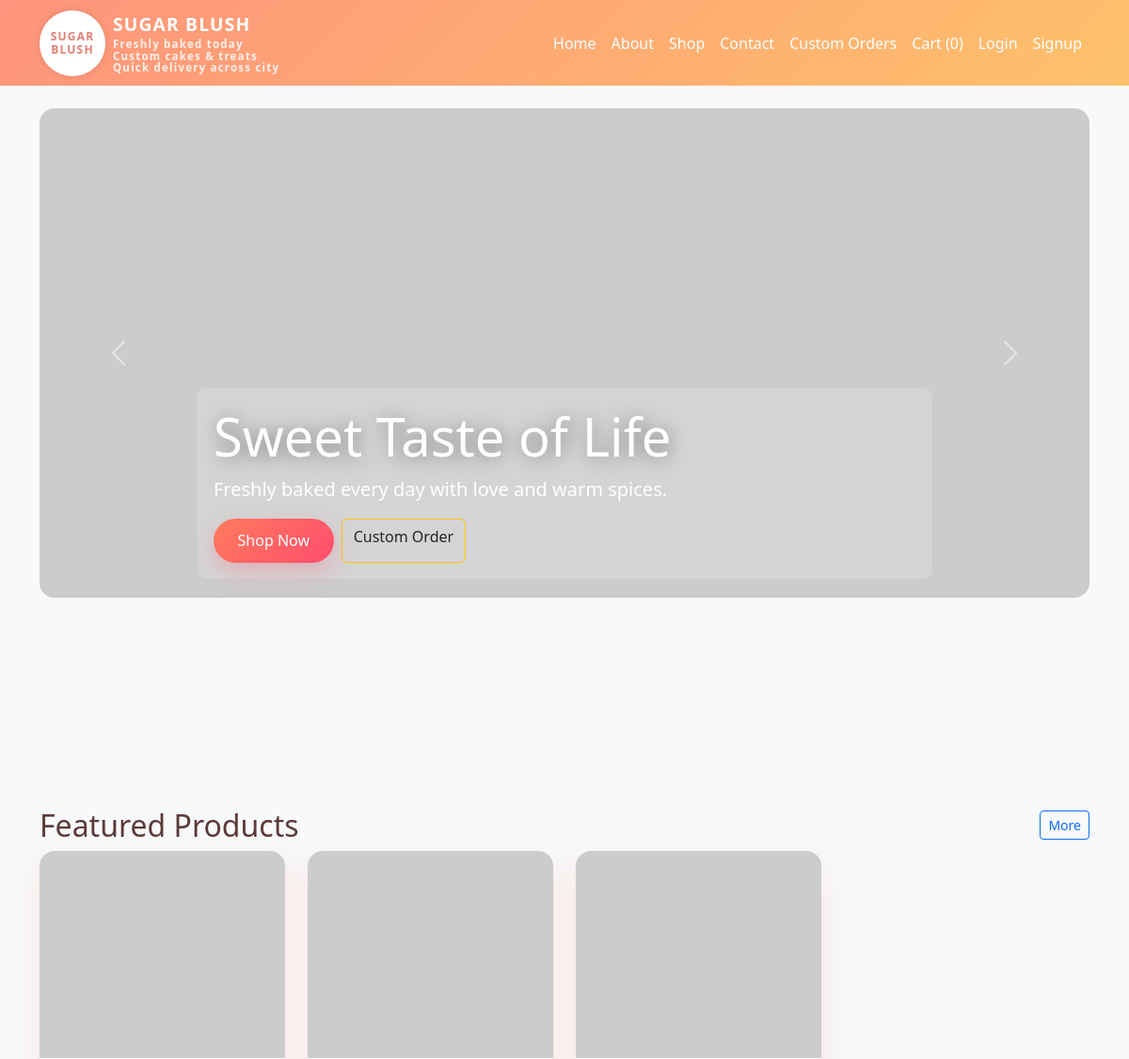
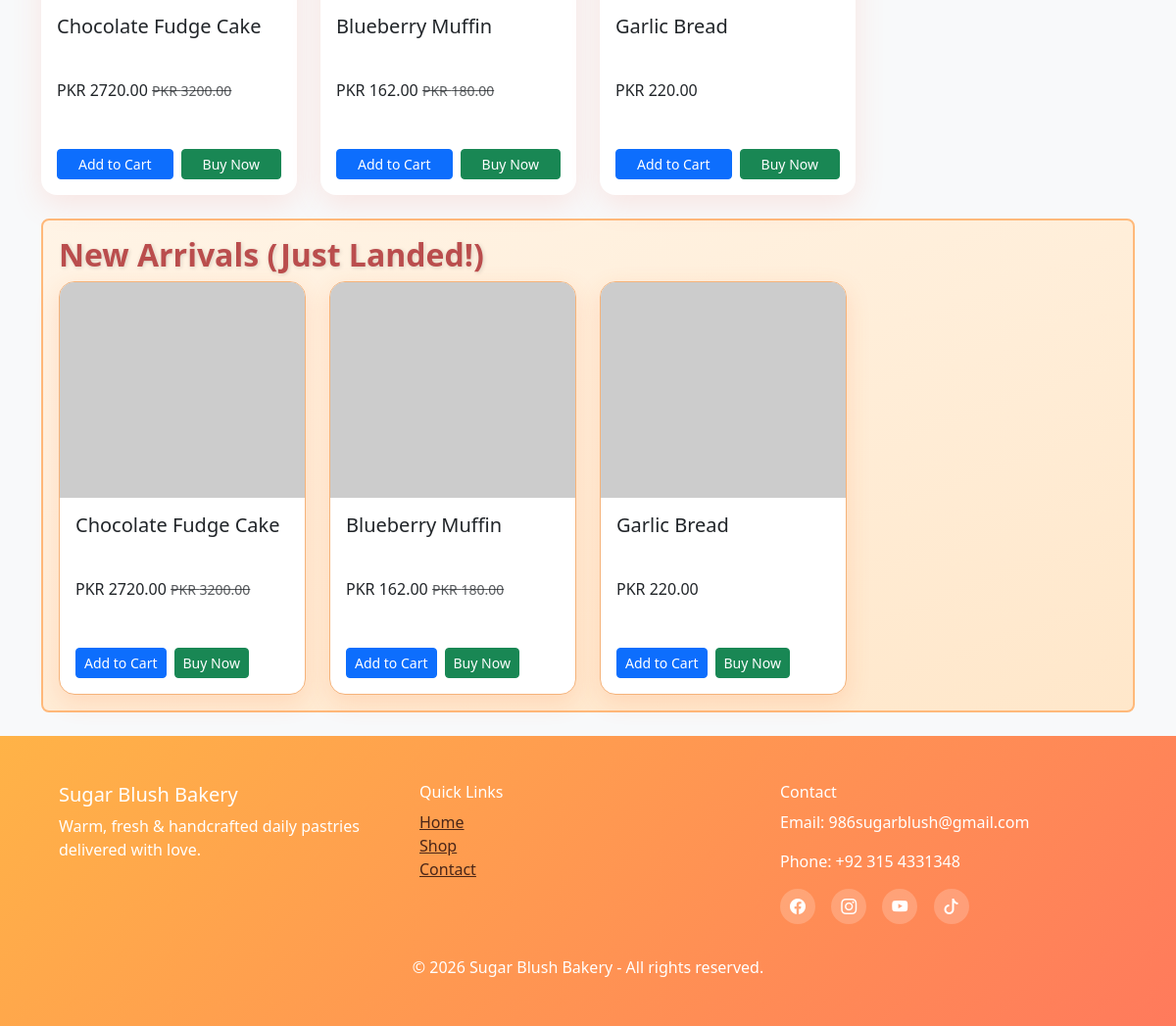
The page / on the database its author committed (2 pictures, top to bottom).
### models.py (models this page shows, shortened)
class PromotionBanner(db.Model):
    id = db.Column(db.Integer, primary_key=True)
    image = db.Column(db.String(255), nullable=False)
    category_id = db.Column(db.Integer, db.ForeignKey('category.id'), nullable=True)
    active = db.Column(db.Boolean, default=True)

class Product(db.Model):
    id = db.Column(db.Integer, primary_key=True)
    name = db.Column(db.String(120), nullable=False)
    description = db.Column(db.Text, nullable=False)
    category_id = db.Column(db.Integer, db.ForeignKey('category.id'), nullable=True)
    image = db.Column(db.String(255), nullable=True)
    price = db.Column(db.Float, nullable=False, default=0.0)
    sale_price = db.Column(db.Float, nullable=False, default=0.0)
    making_cost = db.Column(db.Float, nullable=False, default=0.0)
    discount = db.Column(db.Float, default=0.0)
    stock = db.Column(db.Integer, nullable=False, default=0)
    is_active = db.Column(db.Boolean, nullable=False, default=True)
    created_at = db.Column(db.DateTime, default=datetime.utcnow)
    addons = db.relationship('ProductAddOn', backref='product', lazy=True, cascade='all, delete-orphan')
    @property
    def price_after_discount(self):
        base_price = self.sale_price if self.sale_price is not None and self.sale_price > 0 else self.price
        return float(base_price) * (1 - float(self.discount) / 100)

### app.py (the view, shortened to what this page needs)
@app.route('/')
def home():
    products = Product.query.order_by(Product.created_at.desc()).limit(4).all()
    featured = Product.query.order_by(Product.discount.desc()).limit(4).all()
    due_amount = 0.0
    due_threshold = 0.0
    due_status = ''
    warning_note = None
    return render_template(
        'home.html',
        products=products,
        featured=featured,
        due_amount=due_amount,
        due_threshold=due_threshold,
        due_status=due_status,
        warning_note=warning_note
    )

### templates/home.html (shortened to what this page needs)
{% extends 'base.html' %}
{% block content %}
<div id="promoCarousel" class="carousel slide" data-bs-ride="carousel">
  <div class="carousel-inner">
    {% for banner in promotions %}
    <div class="carousel-item {% if loop.first %}active{% endif %}">
      <a href="{{ url_for('shop') }}" class="d-block">
        <img src="{{ banner.image }}" class="d-block w-100 hero-banner" alt="banner">
      </a>
      <div class="carousel-caption d-none d-md-block text-start">
        <h1 class="display-4 animated-text" style="color:#fff; text-shadow: 2px 2px 20px rgba(0,0,0,.45);">Sweet Taste of Life</h1>
        <p class="lead" style="color:#fff;">Freshly baked every day with love and warm spices.</p>
        <div class="d-flex gap-2">
          <a href="{{ url_for('shop') }}" class="btn btn-gradient">Shop Now</a>
          <a href="{{ url_for('custom_orders') }}" class="btn btn-outline-warning text-dark">Custom Order</a>
        </div>
      </div>
    </div>
    {% endfor %}
  </div>
  <button class="carousel-control-prev" type="button" data-bs-target="#promoCarousel" data-bs-slide="prev">
    <span class="carousel-control-prev-icon"></span>
  </button>
  <button class="carousel-control-next" type="button" data-bs-target="#promoCarousel" data-bs-slide="next">
    <span class="carousel-control-next-icon"></span>
  </button>
</div>
<div class="mt-4">
  <div class="d-flex align-items-center justify-content-between mb-2">
    <h2 class="mb-0">Featured Products</h2>
    <a href="{{ url_for('shop') }}" class="btn btn-outline-primary btn-sm">More</a>
  </div>
  <div class="row">
    {% for p in featured %}
    <div class="col-6 col-sm-4 col-lg-3">
      <div class="card product-card mb-4" onclick="window.location='{{ url_for('product_detail', product_id=p.id) }}';" style="cursor:pointer;">
        <img src="{{ p.image }}" class="card-img-top" alt="{{ p.name }}">
        <div class="card-body">
          <h5 class="card-title">{{ p.name }}</h5>
          <p class="card-text">PKR {{ '%.2f'|format(p.price_after_discount) }}
            {% if p.discount > 0 %}<small class="text-muted text-decoration-line-through">PKR {{ '%.2f'|format(p.sale_price) }}</small>{% endif %}
          </p>
          <div class="d-flex gap-2">
            <form action="{{ url_for('add_to_cart', product_id=p.id) }}" method="post" class="flex-fill" onclick="event.stopPropagation();">
              <button class="btn btn-sm btn-primary w-100" onclick="event.stopPropagation();">Add to Cart</button>
            </form>
            <form action="{{ url_for('buy_now', product_id=p.id) }}" method="post" class="flex-fill" onclick="event.stopPropagation();">
              <button class="btn btn-sm btn-success w-100" onclick="event.stopPropagation();">Buy Now</button>
            </form>
          </div>
        </div>
      </div>
    </div>
    {% endfor %}
  </div>
</div>
<div class="mt-4 new-arrivals-section p-3 rounded-3" style="background: linear-gradient(160deg, #FFF4E6 0%, #FFE7CA 100%); border: 2px solid #FFB97A;">
  <h2 class="new-arrivals-title" style="color:#ba4d4d; font-weight: 800;">New Arrivals (Just Landed!)</h2>
  <div class="row">
    {% for p in products %}
    <div class="col-6 col-sm-4 col-lg-3">
      <div class="card product-card mb-4" onclick="window.location='{{ url_for('product_detail', product_id=p.id) }}';" style="cursor:pointer;">
        <img src="{{ p.image }}" class="card-img-top" alt="{{ p.name }}">
        <div class="card-body">
          <h5 class="card-title">{{ p.name }}</h5>
          <p class="card-text">PKR {{ '%.2f'|format(p.price_after_discount) }}
            {% if p.discount > 0 %}<small class="text-muted text-decoration-line-through">PKR {{ '%.2f'|format(p.sale_price) }}</small>{% endif %}
          </p>
          <div class="d-flex gap-2">
            <form action="{{ url_for('add_to_cart', product_id=p.id) }}" method="post" class="m-0" onclick="event.stopPropagation();">
              <button type="submit" class="btn btn-sm btn-primary" onclick="event.stopPropagation();">Add to Cart</button>
            </form>
            <form action="{{ url_for('buy_now', product_id=p.id) }}" method="post" class="m-0" onclick="event.stopPropagation();">
              <button type="submit" class="btn btn-sm btn-success" onclick="event.stopPropagation();">Buy Now</button>
            </form>
          </div>
        </div>
      </div>
    </div>
    {% endfor %}
  </div>
</div>
{% endblock %}

### static/css/style.css (style rules this page uses)
body { background: #FFF7F3; color: #5B3A3A; font-family: 'Segoe UI', Tahoma, Geneva, Verdana, sans-serif; }
:root { --primary: #FF7A5C; --secondary: #FFB347; --accent: #FF4D6D; --light: #FFF7F3; --mid: #FFD7BA; --text: #5B3A3A; }
.hero-banner { height: 65vh; object-fit: cover; transition: transform .4s ease, filter .4s ease; border-radius: 1rem; }
.carousel-caption { background: rgba(255,255,255,.17); border-radius: .7rem; padding: 1.1rem; backdrop-filter: blur(6px); }
.btn-gradient { border: none; color: #fff; border-radius: 30px; padding: 0.7rem 1.6rem; background: linear-gradient(130deg,#FF7A5C,#FF4D6D); box-shadow: 0 10px 25px rgba(255,77,109,.25); transition: transform .25s ease, box-shadow .25s ease; }
.product-card { background: #fff; border: none; border-radius: 18px; box-shadow: 0 10px 30px rgba(255,122,92,.15); transition: transform .3s ease, box-shadow .3s ease; overflow: hidden; display: flex; flex-direction: column; height: 100%; }
.product-card img { transition: transform .4s ease; width:100%; height:220px; object-fit:cover; display:block; }
.product-card .card-body { display: flex; flex-direction: column; justify-content: space-between; min-height:140px; }
.product-card .card-title { min-height: 45px; margin-bottom: 0.5rem; }
.product-card .card-text { min-height: 40px; margin-bottom: 0.5rem; }
.product-card .card-body .d-flex { margin-top: 0.75rem; }
.card { border-radius: 16px; border:none; }
.new-arrivals-section { background: linear-gradient(160deg, #fff4e6 0%, #ffe7ca 100%); border: 2px solid #ffb97a; }
.new-arrivals-title { color: #ba4d4d; font-weight: 800; text-shadow: 1px 1px 4px rgba(0,0,0,.15); }
.new-arrivals-section .product-card { border: 1px solid #f5b37a; box-shadow: 0 8px 25px rgba(255,113,43,.16); }

### rows shown on the page
Product: name "Chocolate Fudge Cake", price_after_discount "2720.00", sale_price "3200.00"
Product: name "Blueberry Muffin", price_after_discount "162.00", sale_price "180.00"
Product: name "Garlic Bread", price_after_discount "220.00"

### other values the page prints
{{ cart_count }} "0"
